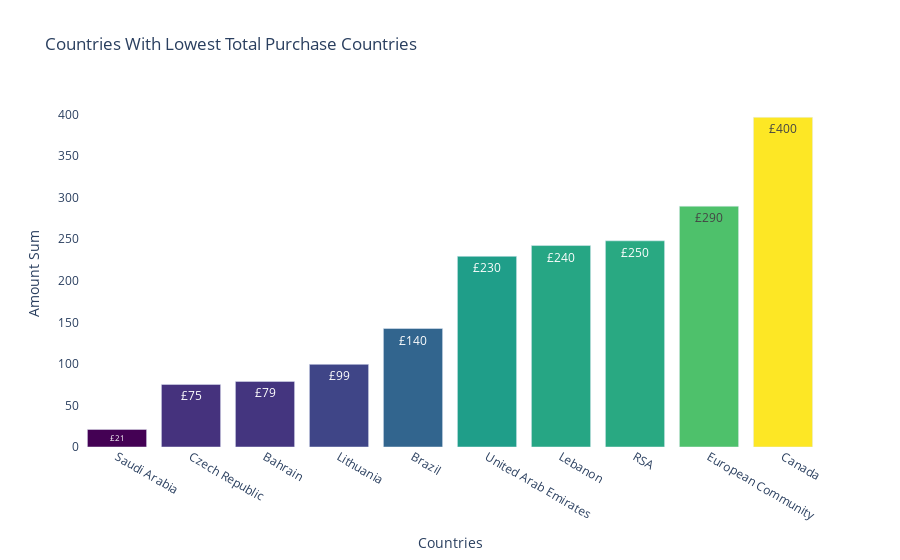

The cell this chart's notebook holds for it:
### Code cell
# Countries With Lowest Total Purchase Countries;

min_purchase_countries = purchase.sort_values("TotalPrice").head(10)
fig = go.Figure(data=[
    go.Bar(x=min_purchase_countries['Country'].astype(str),
           y=min_purchase_countries['TotalPrice'],
           marker={'color': min_purchase_countries['TotalPrice'],
                   'colorscale': 'Viridis'})])
fig.update_traces(texttemplate="£%{y:.2s}", textposition="inside")
fig.update_layout(title="Countries With Lowest Total Purchase Countries",
                  xaxis_title="Countries",
                  yaxis_title="Amount Sum",
                  plot_bgcolor="white")
fig.show()

### Figure 1 — Plotly figure (JSON) as saved in the notebook; plotly's stock layout.template omitted (floating-point values rounded to 4 significant figures)
{"data": [{"marker": {"color": [21.16, 75.33, 78.95, 99.44, 142.6, 229.4, 242.4, 248.1, 289.8, 396.7], "colorscale": [[0, "#440154"], [0.1111, "#482878"], [0.2222, "#3e4989"], [0.3333, "#31688e"], [0.4444, "#26828e"], [0.5556, "#1f9e89"], [0.6667, "#35b779"], [0.7778, "#6ece58"], [0.8889, "#b5de2b"], [1, "#fde725"]]}, "textposition": "inside", "texttemplate": "£%{y:.2s}", "type": "bar", "x": ["Saudi Arabia", "Czech Republic", "Bahrain", "Lithuania", "Brazil", "United Arab Emirates", "Lebanon", "RSA", "European Community", "Canada"], "y": [21.16, 75.33, 78.95, 99.44, 142.6, 229.4, 242.4, 248.1, 289.8, 396.7]}], "layout": {"plot_bgcolor": "white", "title": {"text": "Countries With Lowest Total Purchase Countries"}, "xaxis": {"title": {"text": "Countries"}}, "yaxis": {"title": {"text": "Amount Sum"}}}}
